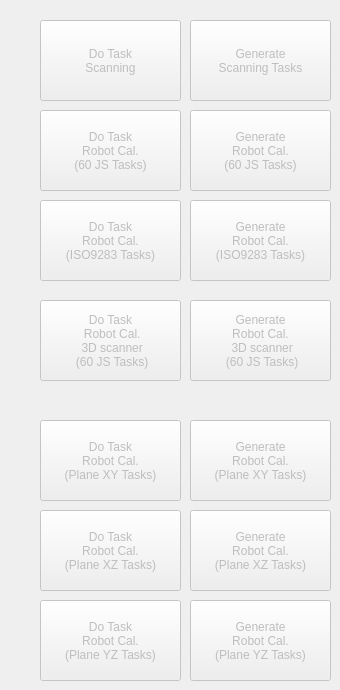
   <widget class="QWidget" name="tab_16">
    <attribute name="title">
     <string>Robot cal.</string>
    </attribute>
    <widget class="QPushButton" name="task_pushButton_genTask_scanning2Matching">
     <property name="enabled">
      <bool>false</bool>
     </property>
     <property name="geometry">
      <rect>
       <x>190</x>
       <y>20</y>
       <width>141</width>
       <height>81</height>
      </rect>
     </property>
     <property name="sizePolicy">
      <sizepolicy hsizetype="Preferred" vsizetype="Preferred">
       <horstretch>0</horstretch>
       <verstretch>0</verstretch>
      </sizepolicy>
     </property>
     <property name="text">
      <string>Generate
Scanning Tasks</string>
     </property>
    </widget>
    <widget class="QPushButton" name="pushButton_doTask_scanning2Matching">
     <property name="enabled">
      <bool>false</bool>
     </property>
     <property name="geometry">
      <rect>
       <x>40</x>
       <y>20</y>
       <width>141</width>
       <height>81</height>
      </rect>
     </property>
     <property name="layoutDirection">
      <enum>Qt::LeftToRight</enum>
     </property>
     <property name="text">
      <string>Do Task
Scanning</string>
     </property>
     <property name="checkable">
      <bool>true</bool>
     </property>
    </widget>
    <widget class="QPushButton" name="task_pushButton_genTaskRobotCal60JS">
     <property name="enabled">
      <bool>false</bool>
     </property>
     <property name="geometry">
      <rect>
       <x>190</x>
       <y>110</y>
       <width>141</width>
       <height>81</height>
      </rect>
     </property>
     <property name="sizePolicy">
      <sizepolicy hsizetype="Preferred" vsizetype="Preferred">
       <horstretch>0</horstretch>
       <verstretch>0</verstretch>
      </sizepolicy>
     </property>
     <property name="text">
      <string>Generate
Robot Cal.
(60 JS Tasks)</string>
     </property>
    </widget>
    <widget class="QPushButton" name="pushButton_doTask_RobotCal60JS">
     <property name="enabled">
      <bool>false</bool>
     </property>
     <property name="geometry">
      <rect>
       <x>40</x>
       <y>110</y>
       <width>141</width>
       <height>81</height>
      </rect>
     </property>
     <property name="layoutDirection">
      <enum>Qt::LeftToRight</enum>
     </property>
     <property name="text">
      <string>Do Task
Robot Cal.
(60 JS Tasks)</string>
     </property>
     <property name="checkable">
      <bool>true</bool>
     </property>
    </widget>
    <widget class="QPushButton" name="task_pushButton_genTaskRobotCalISO9283CS">
     <property name="enabled">
      <bool>false</bool>
     </property>
     <property name="geometry">
      <rect>
       <x>190</x>
       <y>200</y>
       <width>141</width>
       <height>81</height>
      </rect>
     </property>
     <property name="sizePolicy">
      <sizepolicy hsizetype="Preferred" vsizetype="Preferred">
       <horstretch>0</horstretch>
       <verstretch>0</verstretch>
      </sizepolicy>
     </property>
     <property name="text">
      <string>Generate
Robot Cal.
(ISO9283 Tasks)</string>
     </property>
    </widget>
    <widget class="QPushButton" name="pushButton_doTask_RobotCalISO9283CS">
     <property name="enabled">
      <bool>false</bool>
     </property>
     <property name="geometry">
      <rect>
       <x>40</x>
       <y>200</y>
       <width>141</width>
       <height>81</height>
      </rect>
     </property>
     <property name="layoutDirection">
      <enum>Qt::LeftToRight</enum>
     </property>
     <property name="text">
      <string>Do Task
Robot Cal.
(ISO9283 Tasks)</string>
     </property>
     <property name="checkable">
      <bool>true</bool>
     </property>
    </widget>
    <widget class="QPushButton" name="task_pushButton_genTaskRobotCalPlaneXYTestToolMove">
     <property name="enabled">
      <bool>false</bool>
     </property>
     <property name="geometry">
      <rect>
       <x>190</x>
       <y>420</y>
       <width>141</width>
       <height>81</height>
      </rect>
     </property>
     <property name="sizePolicy">
      <sizepolicy hsizetype="Preferred" vsizetype="Preferred">
       <horstretch>0</horstretch>
       <verstretch>0</verstretch>
      </sizepolicy>
     </property>
     <property name="text">
      <string>Generate
Robot Cal.
(Plane XY Tasks)</string>
     </property>
    </widget>
    <widget class="QPushButton" name="pushButton_doTask_RobotCalPlaneXYTestToolMove">
     <property name="enabled">
      <bool>false</bool>
     </property>
     <property name="geometry">
      <rect>
       <x>40</x>
       <y>420</y>
       <width>141</width>
       <height>81</height>
      </rect>
     </property>
     <property name="layoutDirection">
      <enum>Qt::LeftToRight</enum>
     </property>
     <property name="text">
      <string>Do Task
Robot Cal.
(Plane XY Tasks)</string>
     </property>
     <property name="checkable">
      <bool>true</bool>
     </property>
    </widget>
    <widget class="QPushButton" name="pushButton_doTask_RobotCalPlaneXZTestToolMove">
     <property name="enabled">
      <bool>false</bool>
     </property>
     <property name="geometry">
      <rect>
       <x>40</x>
       <y>510</y>
       <width>141</width>
       <height>81</height>
      </rect>
     </property>
     <property name="layoutDirection">
      <enum>Qt::LeftToRight</enum>
     </property>
     <property name="text">
      <string>Do Task
Robot Cal.
(Plane XZ Tasks)</string>
     </property>
     <property name="checkable">
      <bool>true</bool>
     </property>
    </widget>
    <widget class="QPushButton" name="task_pushButton_genTaskRobotCalPlaneXZTestToolMove">
     <property name="enabled">
      <bool>false</bool>
     </property>
     <property name="geometry">
      <rect>
       <x>190</x>
       <y>510</y>
       <width>141</width>
       <height>81</height>
      </rect>
     </property>
     <property name="sizePolicy">
      <sizepolicy hsizetype="Preferred" vsizetype="Preferred">
       <horstretch>0</horstretch>
       <verstretch>0</verstretch>
      </sizepolicy>
     </property>
     <property name="text">
      <string>Generate
Robot Cal.
(Plane XZ Tasks)</string>
     </property>
    </widget>
    <widget class="QPushButton" name="task_pushButton_genTaskRobotCalPlaneYZTestToolMove">
     <property name="enabled">
      <bool>false</bool>
     </property>
     <property name="geometry">
      <rect>
       <x>190</x>
       <y>600</y>
       <width>141</width>
       <height>81</height>
      </rect>
     </property>
     <property name="sizePolicy">
      <sizepolicy hsizetype="Preferred" vsizetype="Preferred">
       <horstretch>0</horstretch>
       <verstretch>0</verstretch>
      </sizepolicy>
     </property>
     <property name="text">
      <string>Generate
Robot Cal.
(Plane YZ Tasks)</string>
     </property>
    </widget>
    <widget class="QPushButton" name="pushButton_doTask_RobotCalPlaneYZTestToolMove">
     <property name="enabled">
      <bool>false</bool>
     </property>
     <property name="geometry">
      <rect>
       <x>40</x>
       <y>600</y>
       <width>141</width>
       <height>81</height>
      </rect>
     </property>
     <property name="layoutDirection">
      <enum>Qt::LeftToRight</enum>
     </property>
     <property name="text">
      <string>Do Task
Robot Cal.
(Plane YZ Tasks)</string>
     </property>
     <property name="checkable">
      <bool>true</bool>
     </property>
    </widget>
    <widget class="QPushButton" name="task_pushButton_genTaskRobotCal60JSUsing3DScanner">
     <property name="enabled">
      <bool>false</bool>
     </property>
     <property name="geometry">
      <rect>
       <x>190</x>
       <y>300</y>
       <width>141</width>
       <height>81</height>
      </rect>
     </property>
     <property name="sizePolicy">
      <sizepolicy hsizetype="Preferred" vsizetype="Preferred">
       <horstretch>0</horstretch>
       <verstretch>0</verstretch>
      </sizepolicy>
     </property>
     <property name="text">
      <string>Generate
Robot Cal.
 3D scanner
 (60 JS Tasks)</string>
     </property>
    </widget>
    <widget class="QPushButton" name="pushButton_doTask_RobotCal60JSUsing3DScanner">
     <property name="enabled">
      <bool>false</bool>
     </property>
     <property name="geometry">
      <rect>
       <x>40</x>
       <y>300</y>
       <width>141</width>
       <height>81</height>
      </rect>
     </property>
     <property name="layoutDirection">
      <enum>Qt::LeftToRight</enum>
     </property>
     <property name="text">
      <string>Do Task
 Robot Cal.
 3D scanner
 (60 JS Tasks)</string>
     </property>
     <property name="checkable">
      <bool>true</bool>
     </property>
    </widget>
   </widget>
